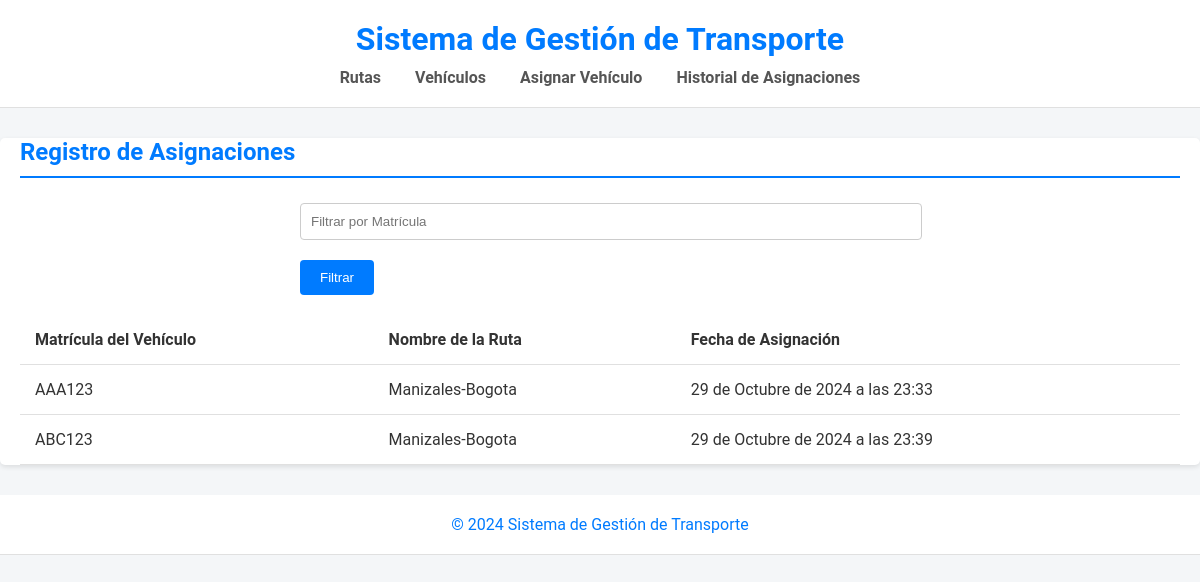
/assignments/logs/, run on an earlier commit of the app's database.
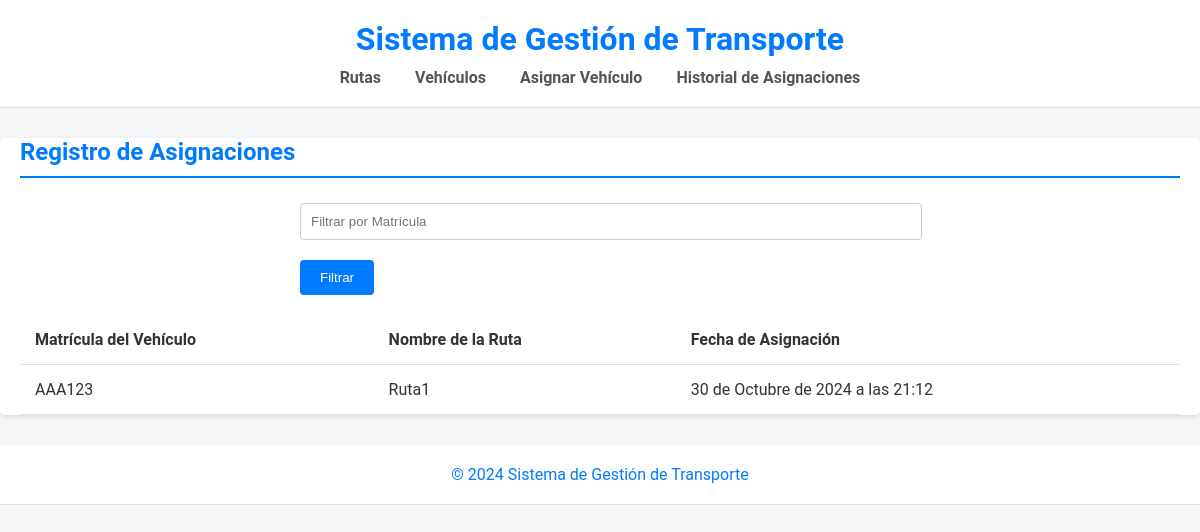
And on a later commit of the database.
### apps/assignments/models.py (models this page shows, shortened)
class AssignmentLog(models.Model):
    vehicle_plate = models.CharField(max_length=10)
    route_name = models.CharField(max_length=100)
    assignment_date = models.DateTimeField(auto_now_add=True)

### apps/assignments/views.py (the view)
# urls.py: path('logs/', AssignmentLogListView.as_view(), name='assignment_logs'),
class AssignmentLogListView(generic.ListView):
    model = AssignmentLog
    template_name = 'assignments/assignment_log_list.html'
    context_object_name = 'logs'
    def get_queryset(self):
        queryset = super().get_queryset()
        plate_number = self.request.GET.get('plate_number')
        if plate_number:
            queryset = queryset.filter(vehicle_plate=plate_number)
        return queryset

### templates/assignments/assignment_log_list.html
{% extends 'base.html' %}
{% block content %}
<h2>Registro de Asignaciones</h2>
<form method="get">
    <input type="text" name="plate_number" placeholder="Filtrar por Matrícula" value="{{ request.GET.plate_number }}">
    <button type="submit">Filtrar</button>
</form>
<table>
    <tr>
        <th>Matrícula del Vehículo</th>
        <th>Nombre de la Ruta</th>
        <th>Fecha de Asignación</th>
    </tr>
    {% for log in logs %}
    <tr>
        <td>{{ log.vehicle_plate }}</td>
        <td>{{ log.route_name }}</td>
        <td>{{ log.assignment_date }}</td>
    </tr>
    {% empty %}
    <tr>
        <td colspan="3">No hay registros de asignaciones.</td>
    </tr>
    {% endfor %}
</table>
{% endblock %}

What changed in the data, as far as the page shows it:
removed AssignmentLog: vehicle_plate "ABC123", route_name "Manizales-Bogota", assignment_date "29 de Octubre de 2024 a las 23:39"
changed AssignmentLog "AAA123": route_name "Manizales-Bogota" → "Ruta1"; assignment_date "29 de Octubre de 2024 a las 23:33" → "30 de Octubre de 2024 a las 21:12"
